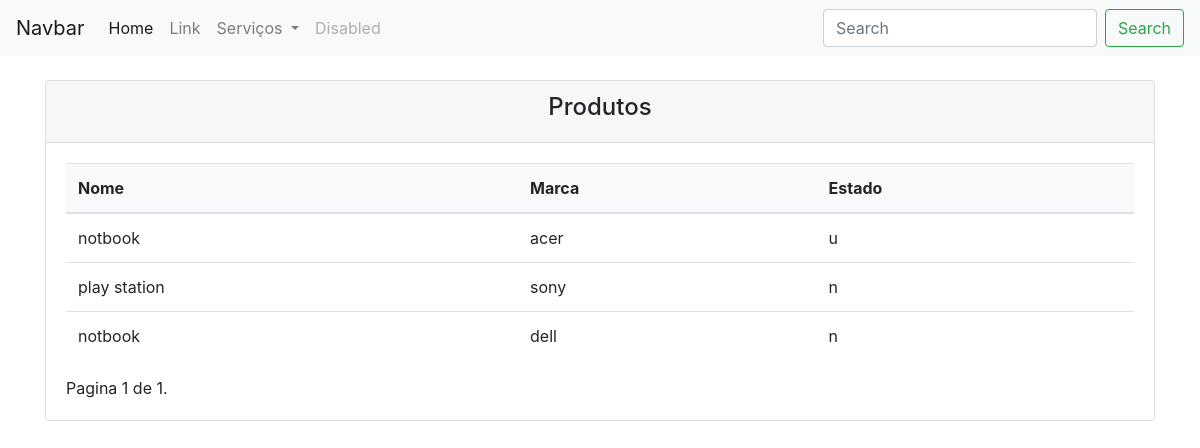
The page /produto on the database as committed earlier.
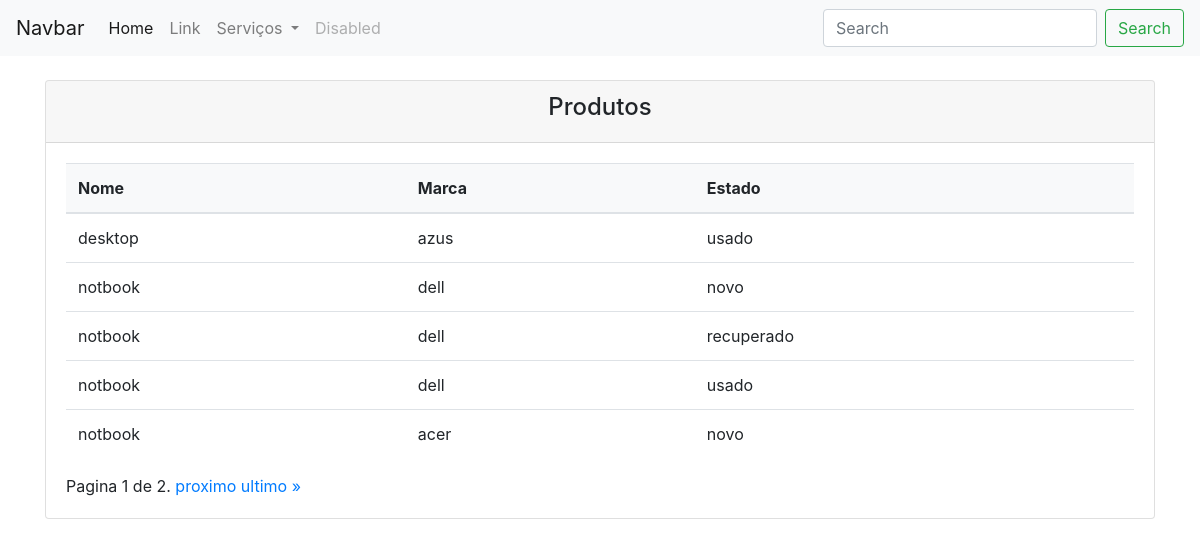
The same page on the database as committed later.
### core/models.py (models this page shows, shortened)
class Produto(models.Model):
    situacao = [
        ('novo', 'novo'),
        ('usado', 'usado'),
        ('recuperado', 'recuperado'),
    ]
    processador = [
        ('core', 'core 2duo'),
        ('i3', 'core i3'),
        ('i5', 'core i5'),
        ('i7', 'core i7'),
        ('i9', 'core i9'),
    ]
    memoria = [
        ('256', 'DDR3 256MB'),
        ('512', 'DDR3 512MB'),
        ('1GB', 'DDR3 1GB'),
        ('2GB', 'DDR3 2GB'),
        ('4GB', 'DDR3 4GB'),
        ('8GB', 'DDR3 8GB'),
        ('16GB', 'DDR3 16GB'),
    ]
    hd = [
        ('128', '128 gb'),
        ('320', '320 gb'),
        ('500', '500 gb'),
        ('1', '1 tb'),
        ('2', '2 tb'),
    ]
    nome = models.CharField('Nome', max_length=45)
    marca = models.CharField('Marca', max_length=45)
    estado = models.CharField('Estado', max_length=10, choices=situacao)
    preco = models.DecimalField('Preço', max_digits=8, decimal_places=2)
    tela = models.DecimalField('Tela', max_digits=8, decimal_places=2)
    pro_cessador = models.CharField('Processador', max_length=10, choices=processador)
    m_ram = models.CharField('Memoria Ram', max_length=10, choices=memoria)
    storage = models.CharField('Armazenamento', max_length=10, choices=hd)
    estoque = models.IntegerField('Estoque')

### core/views.py (the view)
# urls.py: path('produto', produtos, name='produto'),
def produtos(request):
    produto = Produto.objects.all().order_by('-id')
    paginator = Paginator(produto, 5)
    page = request.GET.get('page')
    produto = paginator.get_page(page)
    context = {'produto': produto}
    return render(request, 'produto.html', context)

### core/templates/produto.html (shortened to what this page needs)
{% extends 'base.html' %}
{% block content %}
<br>
  <div class="card ">
  <div class="card-header text-center">
    <h4>Produtos</h4>
  </div>
  <div class="card-body">
    <table class="table">
      <thead class="dark bg-light" >
        <tr>
          <th scope="col" class="light">Nome</th>
          <th scope="col">Marca</th>
          <th scope="col">Estado</th>
        </tr>
      </thead>
      <tbody>
      {% for produto in produto %}
        <tr>
          <td>{{ produto.nome }}</td>
          <td>{{ produto.marca }}</td>
          <td>{{ produto.estado }}</td>
        </tr>
      {% endfor %}
      </tbody>
    </table>
   <div class="pagination">
    <span class="step-links">
        <span class="current">
            Pagina {{ produto.number }} de {{ produto.paginator.num_pages }}.
        </span>
        {% if produto.has_next %}
            <a href="?page={{ produto.next_page_number }}">proximo</a>
            <a href="?page={{ produto.paginator.num_pages }}">ultimo &raquo;</a>
        {% endif %}
    </span>
   </div>
  </div>
</div>
{% endblock %}

### core/templates/base.html (shortened to what this page needs)
{% load bootstrap4 %}
<!DOCTYPE html>
<html lang="pt-br">
<head>
  {% bootstrap_css %}
</head>
<body>
<div class="conatainer-fluid">
    <nav class="navbar navbar-expand-lg navbar-light bg-light">
  <a class="navbar-brand" href="#">Navbar</a>
  <div class="collapse navbar-collapse" id="navbarSupportedContent">
    <ul class="navbar-nav mr-auto">
      <li class="nav-item active">
        <a class="nav-link" href="#">Home <span class="sr-only">(current)</span></a>
      </li>
      <li class="nav-item">
        <a class="nav-link" href="#">Link</a>
      </li>
      <li class="nav-item dropdown">
        <a class="nav-link dropdown-toggle" href="#" id="navbarDropdown" role="button" data-toggle="dropdown" aria-haspopup="true" aria-expanded="false">
          Serviços
        </a>
      </li>
      <li class="nav-item">
        <a class="nav-link disabled" href="#" tabindex="-1" aria-disabled="true">Disabled</a>
      </li>
    </ul>
    <form class="form-inline my-2 my-lg-0">
      <input class="form-control mr-sm-2" type="search" placeholder="Search" aria-label="Search">
      <button class="btn btn-outline-success my-2 my-sm-0" type="submit">Search</button>
    </form>
  </div>
</nav>
</div>
<div class="container">
{% block content %}
{% endblock %}
</div>
</body>
</html>

Rows that differ between the two databases and show on the page:
no longer on this page (row edited): Produto: nome "play station", marca "sony", estado "n"
no longer on this page (row edited): Produto: nome "notbook", marca "dell", estado "n"
added Produto: nome "desktop", marca "azus", estado "usado"
added Produto: nome "notbook", marca "dell", estado "novo"
added Produto: nome "notbook", marca "dell", estado "recuperado"
added Produto: nome "notbook", marca "dell", estado "usado"
changed Produto "acer": estado "u" → "novo"
Other text that changed with them:
{{ produto.paginator.num_pages }}: "1" → "2"
text now shown: "proximo ultimo »"
